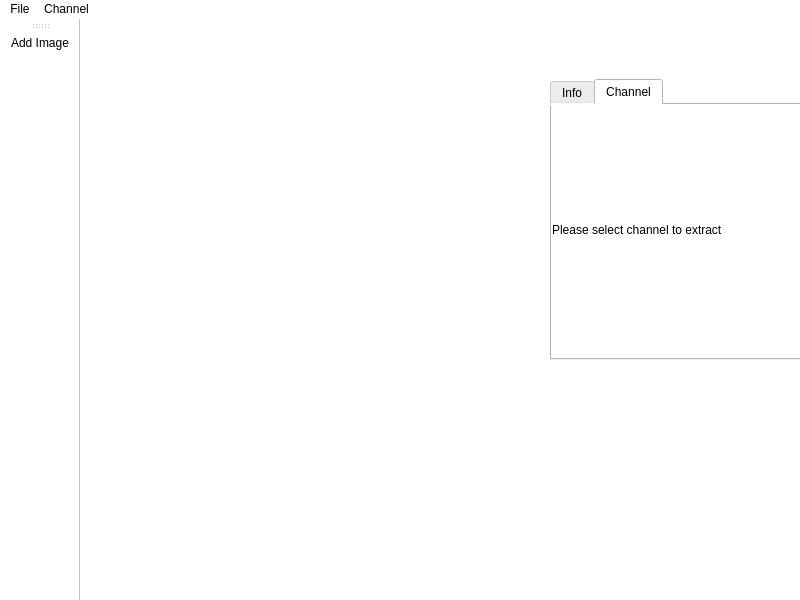
<?xml version="1.0" encoding="UTF-8"?>
<ui version="4.0">
 <class>MainWindow</class>
 <widget class="QMainWindow" name="MainWindow">
  <property name="geometry">
   <rect>
    <x>0</x>
    <y>0</y>
    <width>800</width>
    <height>600</height>
   </rect>
  </property>
  <property name="windowTitle">
   <string>MainWindow</string>
  </property>
  <property name="autoFillBackground">
   <bool>false</bool>
  </property>
  <property name="styleSheet">
   <string notr="true">QWidget { background-color: white; }</string>
  </property>
  <widget class="QWidget" name="centralwidget">
   <widget class="QTabWidget" name="infoTab">
    <property name="geometry">
     <rect>
      <x>470</x>
      <y>60</y>
      <width>261</width>
      <height>281</height>
     </rect>
    </property>
    <property name="currentIndex">
     <number>1</number>
    </property>
    <widget class="QWidget" name="tab">
     <attribute name="title">
      <string>Info</string>
     </attribute>
     <widget class="QLabel" name="img_info">
      <property name="enabled">
       <bool>true</bool>
      </property>
      <property name="geometry">
       <rect>
        <x>0</x>
        <y>0</y>
        <width>250</width>
        <height>250</height>
       </rect>
      </property>
      <property name="text">
       <string/>
      </property>
      <property name="alignment">
       <set>Qt::AlignCenter</set>
      </property>
     </widget>
    </widget>
    <widget class="QWidget" name="tab_2">
     <attribute name="title">
      <string>Channel</string>
     </attribute>
     <widget class="QLabel" name="plotLabel">
      <property name="geometry">
       <rect>
        <x>0</x>
        <y>0</y>
        <width>250</width>
        <height>250</height>
       </rect>
      </property>
      <property name="sizePolicy">
       <sizepolicy hsizetype="Preferred" vsizetype="Preferred">
        <horstretch>0</horstretch>
        <verstretch>0</verstretch>
       </sizepolicy>
      </property>
      <property name="maximumSize">
       <size>
        <width>250</width>
        <height>250</height>
       </size>
      </property>
      <property name="text">
       <string>Please select channel to extract</string>
      </property>
      <property name="scaledContents">
       <bool>true</bool>
      </property>
     </widget>
    </widget>
   </widget>
   <widget class="QLabel" name="image_view">
    <property name="geometry">
     <rect>
      <x>40</x>
      <y>50</y>
      <width>400</width>
      <height>400</height>
     </rect>
    </property>
    <property name="maximumSize">
     <size>
      <width>700</width>
      <height>500</height>
     </size>
    </property>
    <property name="styleSheet">
     <string notr="true"/>
    </property>
    <property name="text">
     <string/>
    </property>
    <property name="scaledContents">
     <bool>true</bool>
    </property>
   </widget>
  </widget>
  <widget class="QToolBar" name="toolBar">
   <property name="windowTitle">
    <string>toolBar</string>
   </property>
   <attribute name="toolBarArea">
    <enum>LeftToolBarArea</enum>
   </attribute>
   <attribute name="toolBarBreak">
    <bool>false</bool>
   </attribute>
   <addaction name="actionAdd_Image"/>
  </widget>
  <widget class="QMenuBar" name="menuBar">
   <property name="geometry">
    <rect>
     <x>0</x>
     <y>0</y>
     <width>800</width>
     <height>24</height>
    </rect>
   </property>
   <widget class="QMenu" name="menuChannel">
    <property name="title">
     <string>Channel</string>
    </property>
    <addaction name="getRed"/>
    <addaction name="getGreen"/>
    <addaction name="getBlue"/>
   </widget>
   <widget class="QMenu" name="menuFile">
    <property name="title">
     <string>File</string>
    </property>
   </widget>
   <addaction name="menuFile"/>
   <addaction name="menuChannel"/>
  </widget>
  <action name="actionExit">
   <property name="text">
    <string>Exit</string>
   </property>
  </action>
  <action name="actionAdd_Image">
   <property name="icon">
    <iconset>
     <normaloff>../../../../../Downloads/plus.png</normaloff>../../../../../Downloads/plus.png</iconset>
   </property>
   <property name="text">
    <string>Add Image</string>
   </property>
   <property name="shortcut">
    <string>Ctrl+O</string>
   </property>
  </action>
  <action name="showChannels_2">
   <property name="icon">
    <iconset>
     <normaloff>../../../../../Downloads/351428.png</normaloff>../../../../../Downloads/351428.png</iconset>
   </property>
   <property name="text">
    <string>splitChannel</string>
   </property>
  </action>
  <action name="getRed">
   <property name="text">
    <string>Extract Red</string>
   </property>
  </action>
  <action name="getBlue">
   <property name="text">
    <string>Extract Blue</string>
   </property>
  </action>
  <action name="getGreen">
   <property name="text">
    <string>Extract Green</string>
   </property>
  </action>
  <action name="showChannels">
   <property name="text">
    <string>Show Channels</string>
   </property>
  </action>
 </widget>
 <resources/>
 <connections/>
</ui>
